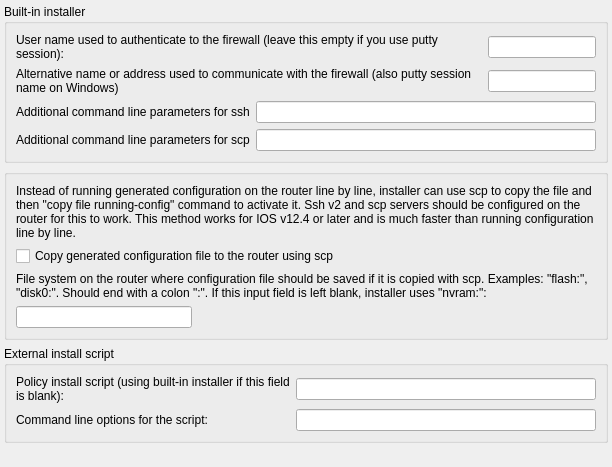
     <widget class="QWidget" name="installer_tab">
      <attribute name="title">
       <string>Installer</string>
      </attribute>
      <layout class="QGridLayout" name="gridLayout_8">
       <property name="margin" stdset="0">
        <number>4</number>
       </property>
       <item row="0" column="0">
        <widget class="QGroupBox" name="groupBox2">
         <property name="title">
          <string>Built-in installer</string>
         </property>
         <layout class="QGridLayout" name="gridLayout_125">
          <item row="0" column="0">
           <widget class="QLabel" name="textLabel1_2">
            <property name="text">
             <string>User name used to authenticate to the firewall (leave this empty if you use putty session):</string>
            </property>
            <property name="alignment">
             <set>Qt::AlignmentFlag::AlignLeading|Qt::AlignmentFlag::AlignLeft|Qt::AlignmentFlag::AlignVCenter</set>
            </property>
            <property name="wordWrap">
             <bool>true</bool>
            </property>
           </widget>
          </item>
          <item row="0" column="1">
           <widget class="QLineEdit" name="user">
            <property name="sizePolicy">
             <sizepolicy hsizetype="Fixed" vsizetype="Fixed">
              <horstretch>0</horstretch>
              <verstretch>0</verstretch>
             </sizepolicy>
            </property>
           </widget>
          </item>
          <item row="1" column="0">
           <widget class="QLabel" name="textLabel1_3">
            <property name="text">
             <string>Alternative name or address used to communicate with the firewall (also putty session name on Windows)</string>
            </property>
            <property name="alignment">
             <set>Qt::AlignmentFlag::AlignLeading|Qt::AlignmentFlag::AlignLeft|Qt::AlignmentFlag::AlignTop</set>
            </property>
            <property name="wordWrap">
             <bool>true</bool>
            </property>
           </widget>
          </item>
          <item row="1" column="1">
           <widget class="QLineEdit" name="altAddress">
            <property name="sizePolicy">
             <sizepolicy hsizetype="Fixed" vsizetype="Fixed">
              <horstretch>0</horstretch>
              <verstretch>0</verstretch>
             </sizepolicy>
            </property>
           </widget>
          </item>
          <item row="2" column="0" colspan="2">
           <layout class="QHBoxLayout">
            <item>
             <widget class="QLabel" name="textLabel1_7">
              <property name="text">
               <string>Additional command line parameters for ssh</string>
              </property>
              <property name="wordWrap">
               <bool>false</bool>
              </property>
             </widget>
            </item>
            <item>
             <widget class="QLineEdit" name="sshArgs">
              <property name="sizePolicy">
               <sizepolicy hsizetype="Expanding" vsizetype="Fixed">
                <horstretch>0</horstretch>
                <verstretch>0</verstretch>
               </sizepolicy>
              </property>
              <property name="minimumSize">
               <size>
                <width>300</width>
                <height>0</height>
               </size>
              </property>
             </widget>
            </item>
           </layout>
          </item>
          <item row="3" column="0" colspan="2">
           <layout class="QHBoxLayout" name="_2">
            <item>
             <widget class="QLabel" name="textLabel1_8">
              <property name="text">
               <string>Additional command line parameters for scp</string>
              </property>
              <property name="wordWrap">
               <bool>false</bool>
              </property>
             </widget>
            </item>
            <item>
             <widget class="QLineEdit" name="scpArgs">
              <property name="sizePolicy">
               <sizepolicy hsizetype="Expanding" vsizetype="Fixed">
                <horstretch>0</horstretch>
                <verstretch>0</verstretch>
               </sizepolicy>
              </property>
              <property name="minimumSize">
               <size>
                <width>300</width>
                <height>0</height>
               </size>
              </property>
             </widget>
            </item>
           </layout>
          </item>
         </layout>
        </widget>
       </item>
       <item row="1" column="0">
        <widget class="QGroupBox" name="SCPgroupBox">
         <property name="title">
          <string/>
         </property>
         <layout class="QGridLayout" name="gridLayout_3">
          <item row="0" column="0" colspan="2">
           <widget class="QLabel" name="label">
            <property name="text">
             <string>Instead of running generated configuration on the router line by line, installer can use scp to copy the file and then &quot;copy file running-config&quot; command to activate it. Ssh v2 and scp servers should be configured on the router for this to work. This method works for IOS v12.4 or later and is much faster than running configuration line by line.</string>
            </property>
            <property name="wordWrap">
             <bool>true</bool>
            </property>
           </widget>
          </item>
          <item row="1" column="0" colspan="2">
           <widget class="QCheckBox" name="use_scp">
            <property name="text">
             <string>Copy generated configuration file to the router using scp</string>
            </property>
           </widget>
          </item>
          <item row="2" column="0" colspan="2">
           <widget class="QLabel" name="label_3">
            <property name="text">
             <string>File system on the router where configuration file should be saved if it is copied with scp. Examples: &quot;flash:&quot;, &quot;disk0:&quot;. Should end with a colon &quot;:&quot;. If this input field is left blank, installer uses &quot;nvram:&quot;:</string>
            </property>
            <property name="wordWrap">
             <bool>true</bool>
            </property>
           </widget>
          </item>
          <item row="3" column="0">
           <widget class="QLineEdit" name="filesystem"/>
          </item>
          <item row="3" column="1">
           <spacer name="horizontalSpacer">
            <property name="orientation">
             <enum>Qt::Orientation::Horizontal</enum>
            </property>
            <property name="sizeHint" stdset="0">
             <size>
              <width>398</width>
              <height>20</height>
             </size>
            </property>
           </spacer>
          </item>
         </layout>
        </widget>
       </item>
       <item row="2" column="0">
        <widget class="QGroupBox" name="groupBox1">
         <property name="title">
          <string>External install script</string>
         </property>
         <layout class="QGridLayout" name="gridLayout_2">
          <property name="verticalSpacing">
           <number>6</number>
          </property>
          <item row="0" column="0">
           <layout class="QHBoxLayout" name="horizontalLayout">
            <item>
             <widget class="QLabel" name="textLabel5_2">
              <property name="sizePolicy">
               <sizepolicy hsizetype="Expanding" vsizetype="Preferred">
                <horstretch>0</horstretch>
                <verstretch>0</verstretch>
               </sizepolicy>
              </property>
              <property name="text">
               <string>Policy install script (using built-in installer if this field is blank):</string>
              </property>
              <property name="alignment">
               <set>Qt::AlignmentFlag::AlignLeading|Qt::AlignmentFlag::AlignLeft|Qt::AlignmentFlag::AlignVCenter</set>
              </property>
              <property name="wordWrap">
               <bool>true</bool>
              </property>
             </widget>
            </item>
            <item>
             <widget class="QLineEdit" name="installScript">
              <property name="sizePolicy">
               <sizepolicy hsizetype="Fixed" vsizetype="Fixed">
                <horstretch>0</horstretch>
                <verstretch>0</verstretch>
               </sizepolicy>
              </property>
              <property name="minimumSize">
               <size>
                <width>300</width>
                <height>0</height>
               </size>
              </property>
             </widget>
            </item>
           </layout>
          </item>
          <item row="1" column="0">
           <layout class="QHBoxLayout" name="horizontalLayout_2">
            <item>
             <widget class="QLabel" name="textLabel6_2">
              <property name="sizePolicy">
               <sizepolicy hsizetype="Expanding" vsizetype="Preferred">
                <horstretch>0</horstretch>
                <verstretch>0</verstretch>
               </sizepolicy>
              </property>
              <property name="text">
               <string>Command line options for the script:</string>
              </property>
              <property name="alignment">
               <set>Qt::AlignmentFlag::AlignLeading|Qt::AlignmentFlag::AlignLeft|Qt::AlignmentFlag::AlignVCenter</set>
              </property>
              <property name="wordWrap">
               <bool>false</bool>
              </property>
             </widget>
            </item>
            <item>
             <widget class="QLineEdit" name="installScriptArgs">
              <property name="sizePolicy">
               <sizepolicy hsizetype="Fixed" vsizetype="Fixed">
                <horstretch>0</horstretch>
                <verstretch>0</verstretch>
               </sizepolicy>
              </property>
              <property name="minimumSize">
               <size>
                <width>300</width>
                <height>0</height>
               </size>
              </property>
             </widget>
            </item>
           </layout>
          </item>
         </layout>
        </widget>
       </item>
       <item row="3" column="0">
        <spacer>
         <property name="orientation">
          <enum>Qt::Orientation::Vertical</enum>
         </property>
         <property name="sizeType">
          <enum>QSizePolicy::Policy::Expanding</enum>
         </property>
         <property name="sizeHint" stdset="0">
          <size>
           <width>20</width>
           <height>20</height>
          </size>
         </property>
        </spacer>
       </item>
      </layout>
     </widget>
